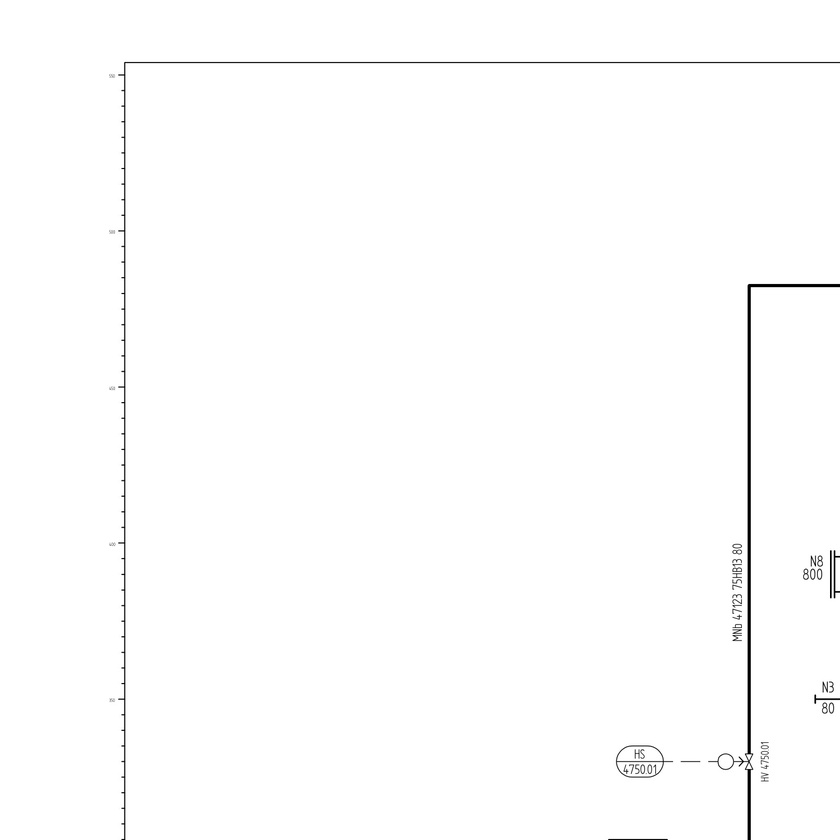
#> input picture pid_kg/training/dataset/train/C01V01-HEX.EX02_x0_y0.jpg, 840 x 840 px, shrunk from 1600 x 1600 before the run
$ python -i equipment.py   (imports and definitions only)
#> lines starting #> are read from the running program, lines starting #| are printed output that depends on the picture; after the words box and inside, x2 and y2 are one past the last pixel; in counts of white or black regions, pixels touching at a corner belong together
#> further down, picture is the input picture: shape (840, 840); min 0, max 255, mean 253.2
"""Equipment from tags: the free symbol model has no pump/tank/exchanger classes, so we find
equipment the way a person does: read an equipment tag (e.g. P4711), then take the drawn outline
that contains it or sits right next to it.

The tag pattern is the main thing to adapt per customer (their tag convention), see EQUIPMENT_TAG.
"""
import os
import re

import cv2
import numpy as np

# Default: 1-3 letters, optional dash, 2-5 digits, optional letter suffix: P4711, T-4750, HX101A.
# Instrument tags (PT4712.01), nozzle labels (N1) and line numbers do not match.
EQUIPMENT_TAG = r"^[A-Z]{1,3}-?\d{2,5}[A-Z]?$"
# Letter codes that look like tags but are not equipment (pipe sizes, pressure ratings, schedules)
MAX_SIZE = 30    # largest equipment outline, in letter heights (a tank drawn with small text measured 25.1;
                 # 40 let OCR runs grab whole pipe loops as equipment)
MAX_TEXTS = 6    # an outline holding more texts than this is a table or title block
NOT_EQUIPMENT = {"DN", "PN", "NPS", "SCH", "NB", "CL"}


def _rects_from_drawing(gray):
    """Bounding boxes of closed outlines (inner contours), e.g. a pump circle or a vessel body."""
    _, binary = cv2.threshold(gray, 0, 255, cv2.THRESH_BINARY_INV + cv2.THRESH_OTSU)
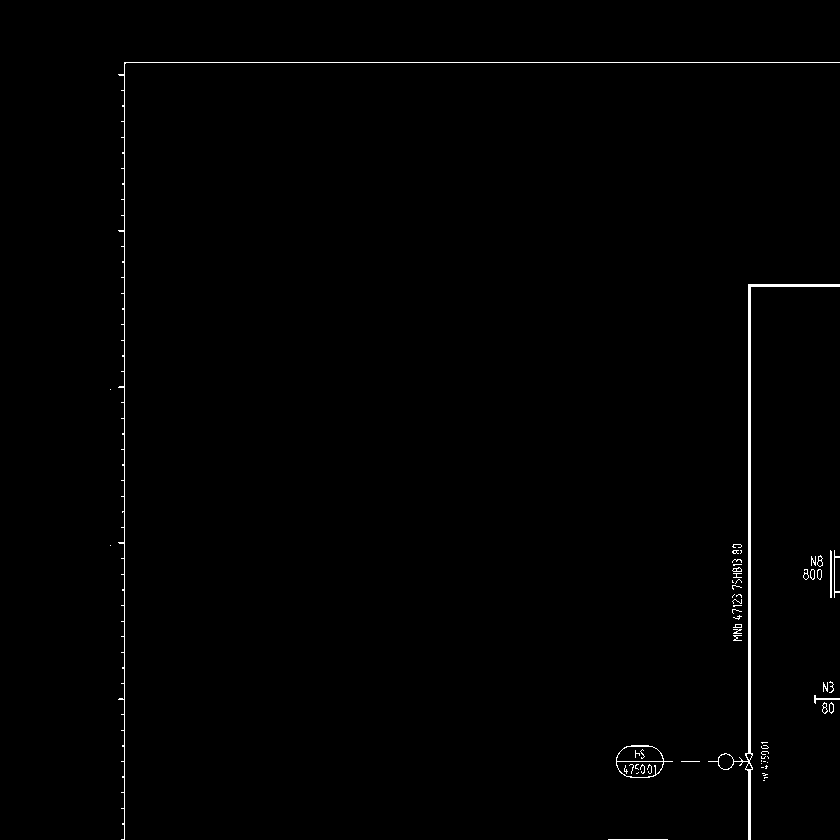
#> binary: shape (840, 840); 0.7% white in thin lines or dots, all inside (x1, y1, x2, y2) = (110, 62, 840, 840)
    binary = cv2.dilate(binary, np.ones((3, 3), np.uint8), iterations=1)   # close tiny gaps in outlines
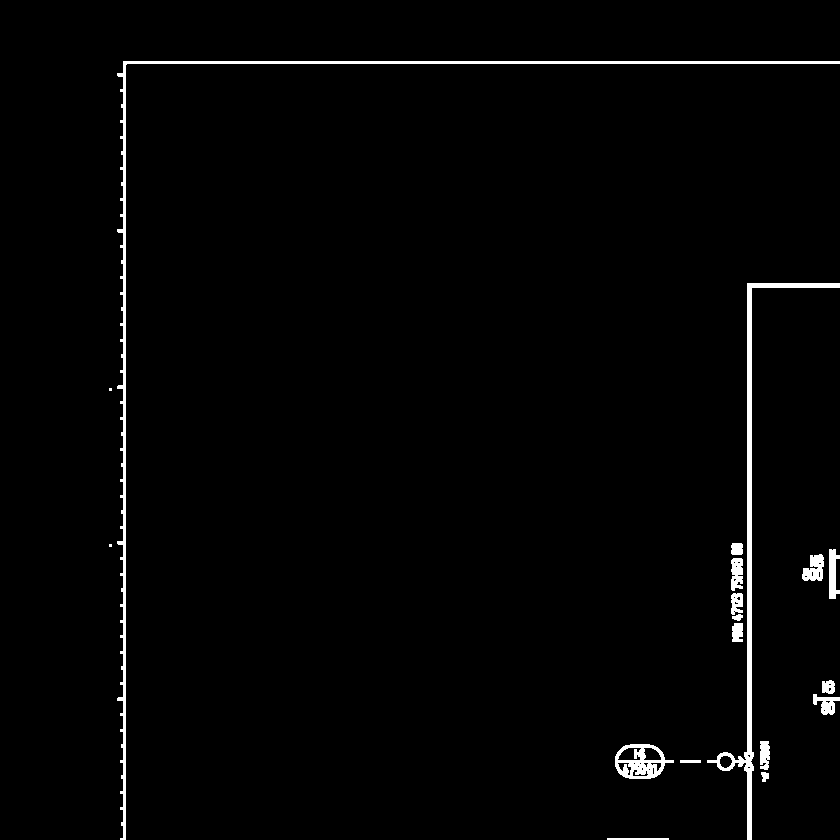
#> binary: shape (840, 840); 1.7% white; 18 white regions (2 under 20 px)
    contours, _ = cv2.findContours(binary, cv2.RETR_CCOMP, cv2.CHAIN_APPROX_SIMPLE)
#> contours = 51 contours, 29 with area under 20; largest, box (x1, y1, x2, y2) and area: (117, 61, 840, 840) 3390, (707, 283, 840, 840) 2977, (615, 744, 674, 779) 1451, (802, 554, 824, 581) 364, (829, 549, 840, 599) 319
    return [cv2.boundingRect(c) for c in contours]


# [5 lines left out: function _gap, not called in this run]


def _debug(tag, tb, msg):
    if os.environ.get("PID_DEBUG"):
        print(f"  equipment {tag} at {[round(v) for v in tb]}: {msg}")


def _inside(r, box, pad=2):
    """True if rectangle r lies (almost) entirely within a text box."""
    return r[0] >= box[0] - pad and r[1] >= box[1] - pad and r[2] <= box[2] + pad and r[3] <= box[3] + pad


# [86 lines left out: functions _in_table_cell, find_equipment, not called in this run]

>>> import cv2
>>> picture = cv2.imread('../training/dataset/train/C01V01-HEX.EX02_x0_y0.jpg', cv2.IMREAD_GRAYSCALE)
>>> result = _rects_from_drawing(picture)
#> result = 51 items, first 6: (607, 838, 62, 2), (761, 772, 8, 10), (680, 760, 21, 3), (615, 744, 59, 35), (632, 769, 17, 8), (648, 768, 3, 3)

$ run again, on pid_kg/training/dataset/train/C01V01-HEX.EX02_x0_y1120.jpg
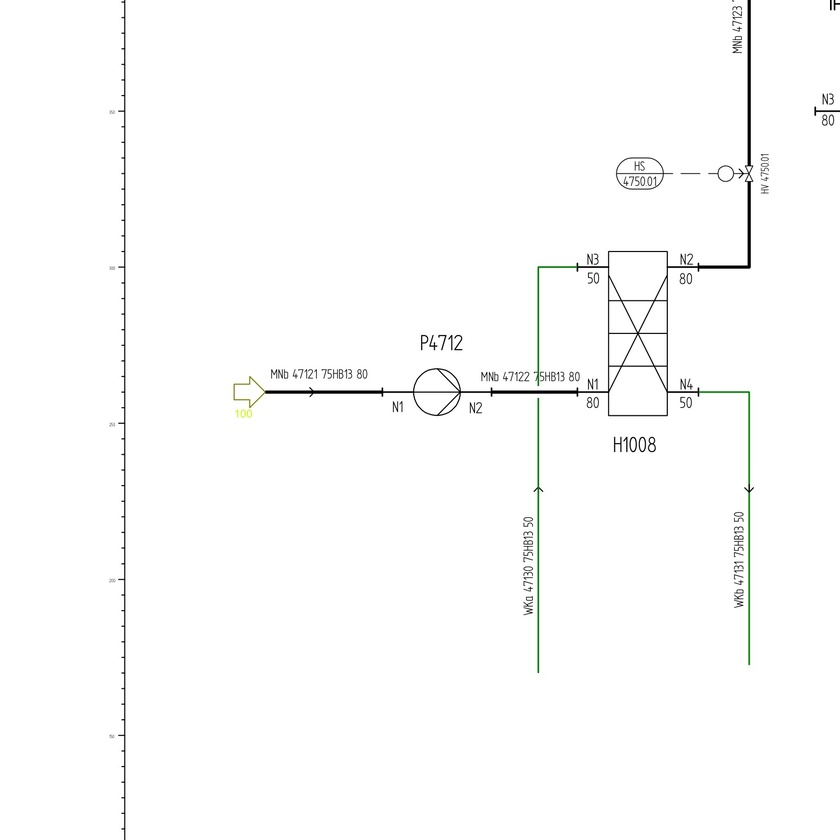
#> input picture pid_kg/training/dataset/train/C01V01-HEX.EX02_x0_y1120.jpg, 840 x 840 px, shrunk from 1600 x 1600 before the run
#> in _rects_from_drawing, `_, binary = cv2.threshold(gray, 0, 255, cv2.THRESH_BINARY_INV + cv2.TH..`:
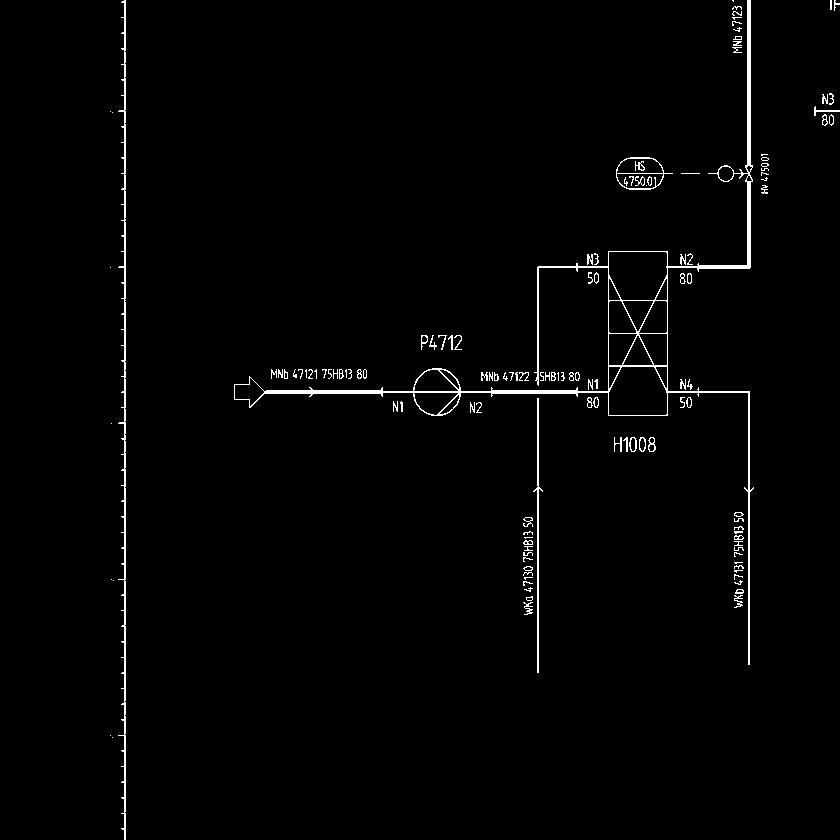
#> binary: shape (840, 840); 1.5% white in thin lines or dots, all inside (x1, y1, x2, y2) = (110, 0, 840, 840)
#> in _rects_from_drawing, `binary = cv2.dilate(binary, np.ones((3, 3), np.uint8), iterations=1)`:
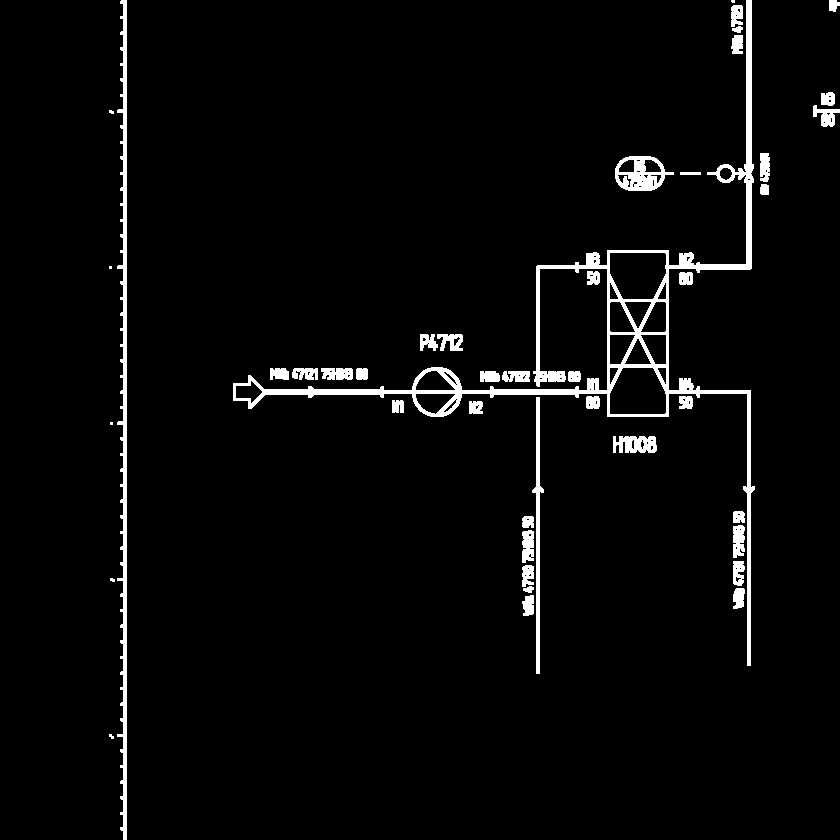
#> binary: shape (840, 840); 3.5% white; 44 white regions (6 under 20 px)
#> contours = 139 contours, 76 with area under 20; largest, box (x1, y1, x2, y2) and area: (233, 0, 755, 666) 18710, (117, 0, 127, 840) 3011, (609, 367, 667, 415) 2324, (609, 252, 667, 300) 2320, (615, 156, 674, 191) 1462
#> result = 139 items, first 6: (109, 734, 5, 5), (522, 595, 12, 21), (733, 588, 12, 21), (523, 586, 11, 7), (110, 578, 5, 4), (522, 565, 12, 22)

$ run again, on pid_kg/training/dataset/train/C01V01-HEX.EX02_x1120_y0.jpg
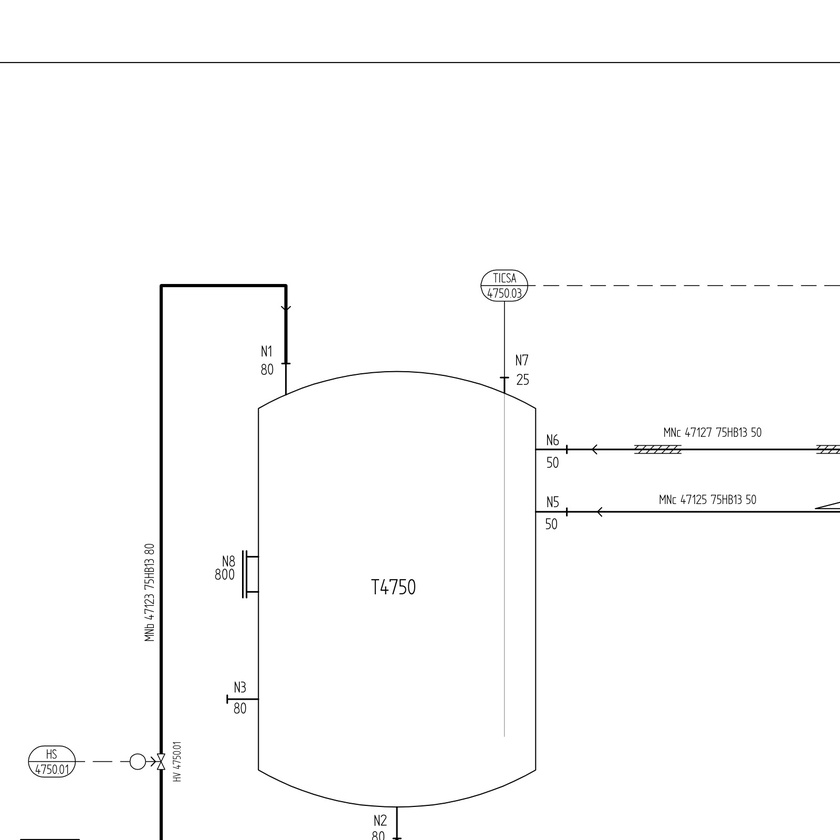
#> input picture pid_kg/training/dataset/train/C01V01-HEX.EX02_x1120_y0.jpg, 840 x 840 px, shrunk from 1600 x 1600 before the run
#> picture is the input picture: shape (840, 840); min 0, max 255, mean 251.7
#> in _rects_from_drawing, `_, binary = cv2.threshold(gray, 0, 255, cv2.THRESH_BINARY_INV + cv2.TH..`:
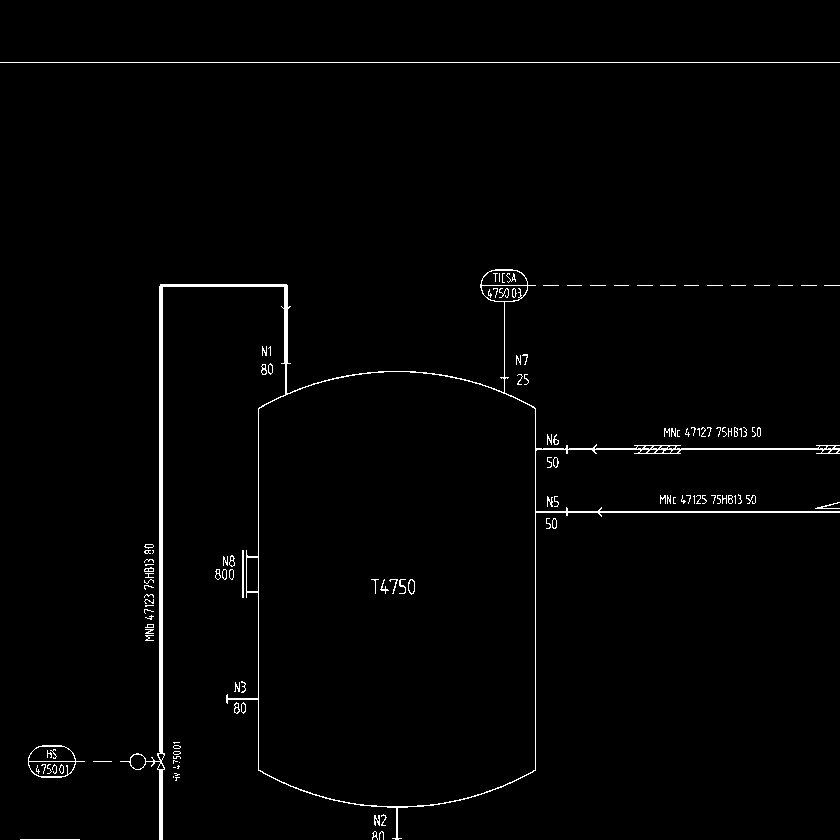
#> binary: shape (840, 840); 1.5% white in thin lines or dots
#> in _rects_from_drawing, `binary = cv2.dilate(binary, np.ones((3, 3), np.uint8), iterations=1)`:
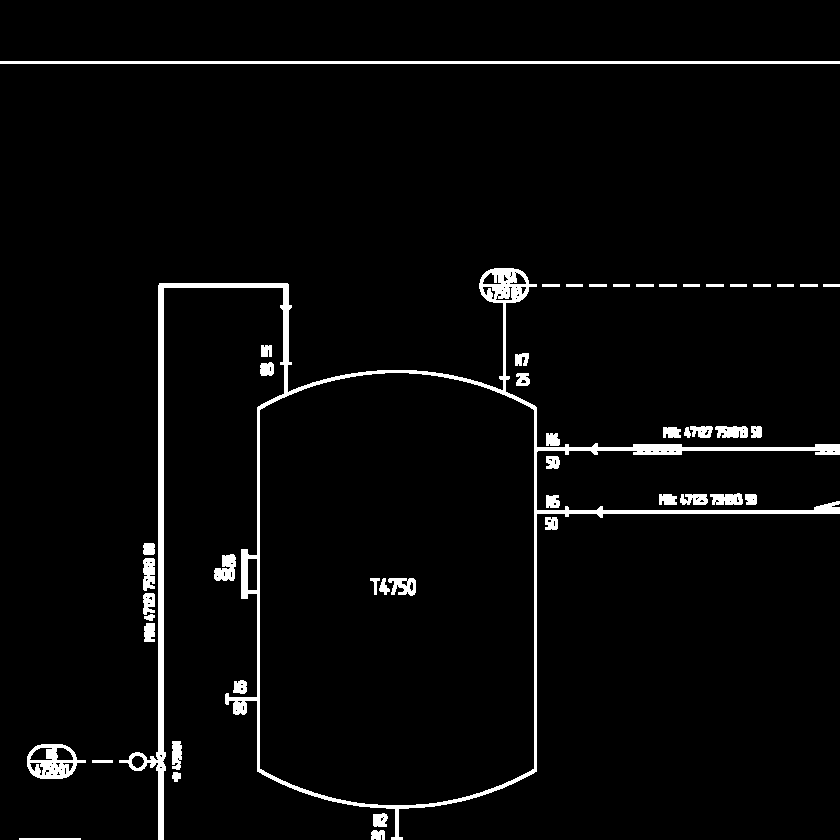
#> binary: shape (840, 840); 3.5% white; 49 white regions
#> contours = 134 contours, 70 with area under 20; largest, box (x1, y1, x2, y2) and area: (119, 268, 840, 840) 125044, (259, 372, 535, 806) 112456, (0, 61, 840, 64) 1678, (27, 744, 86, 779) 1455, (214, 554, 236, 581) 370
#> result = 134 items, first 6: (19, 838, 62, 2), (371, 830, 14, 10), (373, 813, 15, 14), (380, 817, 4, 5), (382, 816, 3, 3), (172, 772, 9, 10)
